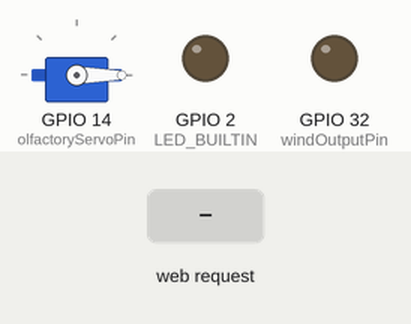
Recording of a sketch running on a simulated ESP32. Shown: servo, output pins drawn as LEDs (lit = HIGH). The inputs (shaded band) are chosen by the test bench. WiFi joins after 1.5 s; servers stay silent unless stated; what the sketch prints to the serial monitor is not drawn.

Above: at 2.7 s.
2.8 s: HTTP request GET /windon received
At 4.0 s:
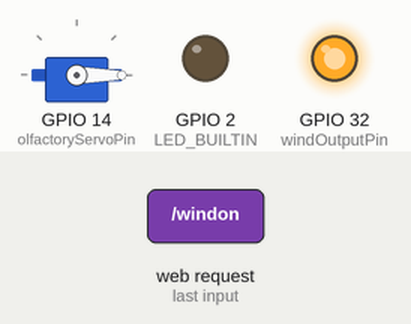
4.3 s: HTTP request GET /smellon received
At 5.3 s:
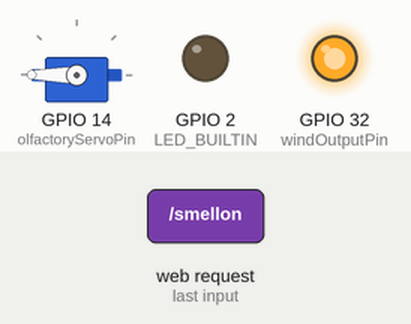
5.8 s: HTTP request GET /windoff received
At 6.4 s:
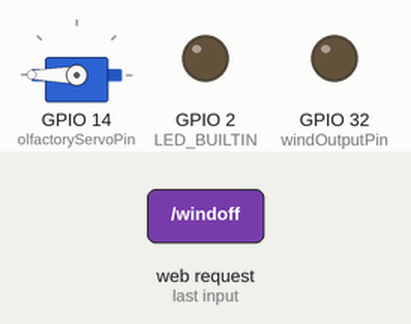
Timing chart, 0 to 8.8 s (numbered marks = the images above; inputs shaded):
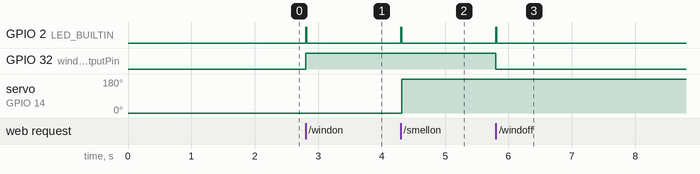

Measured:
- after the input at 2.8 s, GPIO 2 (LED_BUILTIN): LOW → HIGH at once, → LOW 0.02 s later; GPIO 32 (windOutputPin): LOW → HIGH at once
- after the input at 4.3 s, GPIO 2 (LED_BUILTIN): LOW → HIGH at once, → LOW 0.02 s later; servo on GPIO 14 (olfactoryServoPin): 0° → 180° at once
- after the input at 5.8 s, GPIO 2 (LED_BUILTIN): LOW → HIGH at once, → LOW 0.02 s later; GPIO 32 (windOutputPin): HIGH → LOW at once

The sketch:

arduinocode.ino
```cpp
#include <WiFi.h>
#include <ESP32Servo.h>

int windOutputPin = 32;
int olfactoryServoPin = 14;

const char *ssid = "The Internet";
const char *password = "donttalkaboutfightclub";

WiFiServer server(80);
Servo myservo;

void setup()
{
  // setup IO pins
  pinMode(windOutputPin, OUTPUT);
  pinMode(LED_BUILTIN, OUTPUT);

  //attach servo to pin
  myservo.attach(olfactoryServoPin);
  myservo.write(0);

  // setup WiFi/server stuff
  Serial.begin(9600);

  // We start by connecting to a WiFi network
  Serial.println();
  Serial.println();
  Serial.print("Connecting to ");
  Serial.println(ssid);

  WiFi.begin(ssid, password);

  while (WiFi.status() != WL_CONNECTED)
  {
    delay(500);
    Serial.print(".");
  }

  Serial.println("");
  Serial.println("WiFi connected.");
  Serial.println("IP address: ");
  Serial.println(WiFi.localIP());

  server.begin();
}

void loop()
{
  // listen for incoming clients
  WiFiClient client = server.available();

  if (client)
  {
    Serial.println("New Client.");

    // turn on builtin led if there is a client
    digitalWrite(LED_BUILTIN, HIGH);

    // make a String to hold incoming data from the client
    String currentLine = "";

    while (client.connected())
    { // loop while the client's connected
      if (client.available())
      {                         // if there's bytes to read from the client,
        char c = client.read(); // read a byte, then
        Serial.write(c);        // print it out the serial monitor
        if (c == '\n')
        { // if the byte is a newline character

          // if the current line is blank, you got two newline characters in a row.
          // that's the end of the client HTTP request, so send a response:
          if (currentLine.length() == 0)
          {
            // HTTP headers always start with a response code (e.g. HTTP/1.1 200 OK)
            // and a content-type so the client knows what's coming, then a blank line:
            client.println("HTTP/1.1 200 OK");
            client.println("Content-type: application/json; charset=UTF-8");
            client.println();

            // the content of the HTTP response follows the header:
            client.print("{\"wind\": {\"on\": \"windon\",\"off\": \"windoff\"},\"smell\": {\"on\": \"smellon\",\"off\": \"smelloff\"}}");

            // The HTTP response ends with another blank line:
            client.println();
            client.println();
            // break out of the while loop:
            break;
          }
          else
          { // if you got a newline, then clear currentLine:
            currentLine = "";
          }
        }
        else if (c != '\r')
        {                   // if you got anything else but a carriage return character,
          currentLine += c; // add it to the end of the currentLine
        }

        // This seems to be a janky way to detect what path is being requested,
        // but it works for a few simple endpoints
        if (currentLine.endsWith("GET /windon"))
        {
          digitalWrite(windOutputPin, HIGH);
        }
        else if (currentLine.endsWith("GET /windoff"))
        {
          digitalWrite(windOutputPin, LOW);
        }

        if (currentLine.endsWith("GET /smellon"))
        {
          myservo.write(180);
        }
        else if (currentLine.endsWith("GET /smelloff"))
        {
          myservo.write(0);
        }
      }
    }
    // close the connection:
    client.stop();
    Serial.println("Client Disconnected.");
  }

  // turn builtin led off if no client
  digitalWrite(LED_BUILTIN, LOW);
}
```
